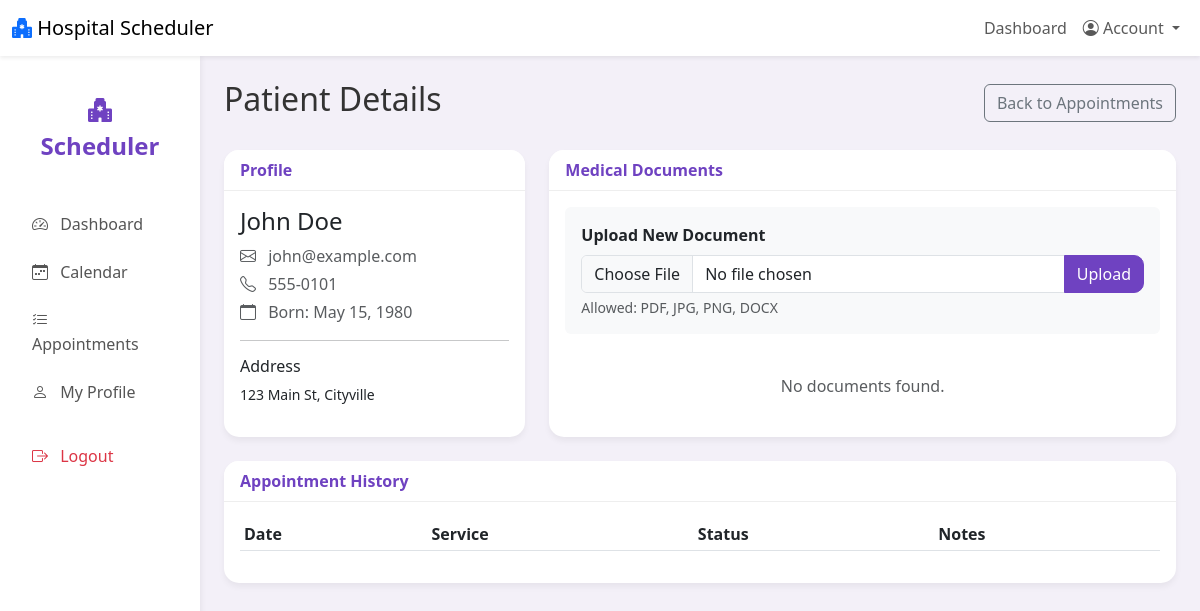
Screenshot of /doctor/patient_view.php?id=1 (signed in) with the database file from the repository.
### tables this page shows
CREATE TABLE `patients` (
  `id` int(11) NOT NULL AUTO_INCREMENT,
  `user_id` int(11) NOT NULL,
  `dob` date NOT NULL,
  `phone` varchar(20) DEFAULT NULL,
  `address` text DEFAULT NULL,
  `created_at` timestamp NOT NULL DEFAULT current_timestamp(),
  PRIMARY KEY (`id`),
  KEY `user_id` (`user_id`),
  CONSTRAINT `fk_patients_user` FOREIGN KEY (`user_id`) REFERENCES `users` (`id`) ON DELETE CASCADE
);

CREATE TABLE `users` (
  `id` int(11) NOT NULL AUTO_INCREMENT,
  `name` varchar(100) NOT NULL,
  `email` varchar(100) NOT NULL,
  `password_hash` varchar(255) NOT NULL,
  `role` enum('admin','doctor','patient') NOT NULL,
  `created_at` timestamp NOT NULL DEFAULT current_timestamp(),
  PRIMARY KEY (`id`),
  UNIQUE KEY `email` (`email`)
);

### includes/helpers.php (called while the page is built, shortened)
<?php
function h($string) {
    return htmlspecialchars($string, ENT_QUOTES, 'UTF-8');
}
function formatDate($date) {
    return date('M d, Y', strtotime($date));
}

### doctor/patient_view.php (the view, shortened to what this page needs)
<?php
require_once '../includes/db.php';
require_once '../includes/helpers.php';
$patientId = $_GET['id'];
$stmt = $pdo->prepare("
    SELECT p.*, u.name, u.email
    FROM patients p
    JOIN users u ON p.user_id = u.id
    WHERE p.id = ?
");
$stmt->execute([$patientId]);
$patient = $stmt->fetch();
$documents = $pdo->prepare("SELECT * FROM patient_documents WHERE patient_id = ? ORDER BY uploaded_at DESC");
$documents->execute([$patientId]);
$docs = $documents->fetchAll();
require_once '../includes/header.php';
?>
<div class="container-fluid">
    <div class="row">
        <?php include '../includes/sidebar.php'; ?>
        <main class="col-md-9 ms-sm-auto col-lg-10 px-md-4 py-4">
            <div class="d-flex justify-content-between align-items-center mb-4">
                <h1 class="h2">Patient Details</h1>
                <a href="appointments.php" class="btn btn-outline-secondary">Back to Appointments</a>
            </div>
            <div class="row">
                <div class="col-md-4 mb-4">
                    <div class="card h-100">
                        <div class="card-header">Profile</div>
                        <div class="card-body">
                            <h4 class="card-title"><?php echo h($patient['name']); ?></h4>
                            <p class="text-muted mb-1"><i class="bi bi-envelope me-2"></i> <?php echo h($patient['email']); ?></p>
                            <p class="text-muted mb-1"><i class="bi bi-telephone me-2"></i> <?php echo h($patient['phone']); ?></p>
                            <p class="text-muted mb-1"><i class="bi bi-calendar me-2"></i> Born: <?php echo formatDate($patient['dob']); ?></p>
                            <hr>
                            <h6>Address</h6>
                            <p class="small"><?php echo h($patient['address']); ?></p>
                        </div>
                    </div>
                </div>
                <div class="col-md-8 mb-4">
                    <div class="card h-100">
                        <div class="card-header d-flex justify-content-between align-items-center">
                            <span>Medical Documents</span>
                        </div>
                        <div class="card-body">
                            <form method="POST" enctype="multipart/form-data" class="mb-4 p-3 bg-light rounded">
                                <label class="form-label fw-bold">Upload New Document</label>
                                <div class="input-group">
                                    <input type="file" name="document" class="form-control" required>
                                    <button type="submit" class="btn btn-primary">Upload</button>
                                </div>
                                <div class="form-text">Allowed: PDF, JPG, PNG, DOCX</div>
                            </form>
                            <div class="list-group">
                                <?php if (empty($docs)): ?>
                                    <p class="text-center text-muted my-3">No documents found.</p>
                                <?php endif; ?>
                            </div>
                        </div>
                    </div>
                </div>
            </div>
            <div class="card">
                <div class="card-header">Appointment History</div>
                <div class="card-body">
                    <div class="table-responsive">
                        <table class="table table-sm">
                            <thead>
                                <tr>
                                    <th>Date</th>
                                    <th>Service</th>
                                    <th>Status</th>
                                    <th>Notes</th>
                                </tr>
                            </thead>
                        </table>
                    </div>
                </div>
            </div>
        </main>
    </div>
</div>
<?php require_once '../includes/footer.php'; ?>

### assets/css/styles.css (style rules this page uses)
:root { --primary-color: #6f42c1; --primary-light: #e0cffc; --secondary-color: #6c757d; --bg-color: #f3f0f8; --card-radius: 15px; --btn-radius: 10px; }
body { background-color: var(--bg-color); font-family: 'Segoe UI', Tahoma, Geneva, Verdana, sans-serif; color: #333; }
.card { border: none; border-radius: var(--card-radius); box-shadow: 0 4px 6px rgba(0, 0, 0, 0.05); transition: transform 0.2s; }
.card-header { background-color: white; border-bottom: 1px solid #eee; border-radius: var(--card-radius) var(--card-radius) 0 0 !important; font-weight: 600; color: var(--primary-color); }
.btn-primary { background-color: var(--primary-color); border-color: var(--primary-color); border-radius: var(--btn-radius); }

### rows the page displays
patients: user.name "John Doe", user.email "john@example.com", phone "555-0101", dob "May 15, 1980", address "123 Main St, Cityville"
